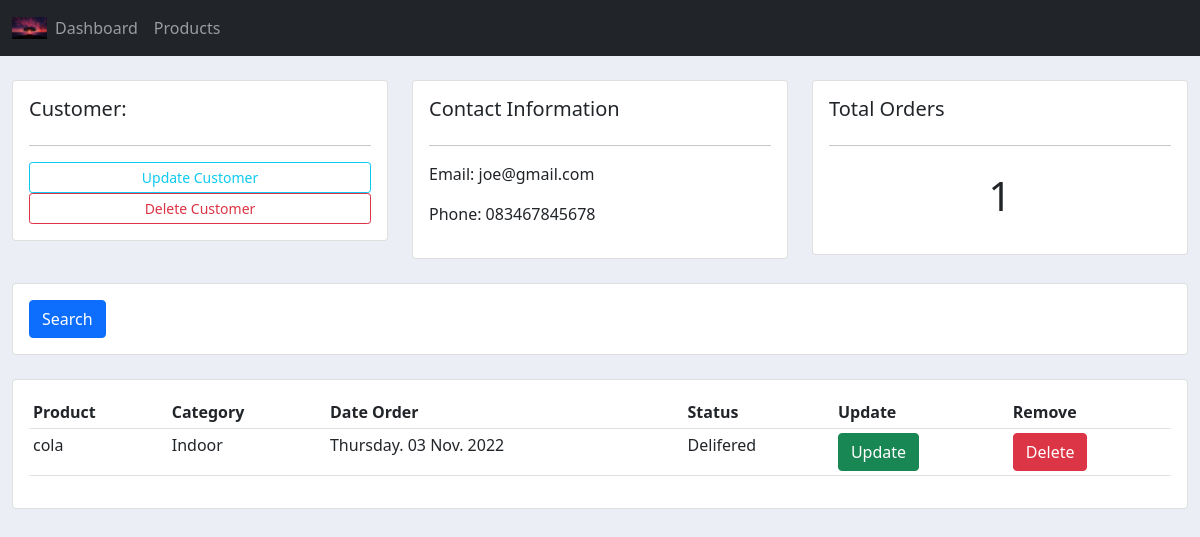
Screenshot of /customer/1 with the database file from the repository.
### data/models.py (models this page shows, shortened)
class Customer(models.Model):
    nama = models.CharField(max_length=200, blank= True, null = True)
    no_hp = models.CharField(max_length=200, blank= True, null = True)
    email = models.CharField(max_length=200, blank= True, null = True)
    date_created = models.DateTimeField(auto_now_add = True, null = True)

class Order(models.Model):
    STATUS=(
        ('Pending', 'Pending'),
        ('Out for delifery', 'Out for delifery'),
        ('Delifered', 'Delifered'),
    )
    customer  = models.ForeignKey(Customer, null=True, on_delete=models.SET_NULL)
    product  = models.ForeignKey(Product, null=True, on_delete=models.SET_NULL)
    date_created = models.DateTimeField(auto_now_add = True, null = True)
    status = models.CharField(max_length=200, null=True, choices=STATUS)

class Product(models.Model):
    CATEGORY=(
        ('Indoor', 'Indoor'),
        ('Out Door', 'Out Door'),
    )
    name = models.CharField(max_length=200, blank=True, null=True)
    price = models.IntegerField(blank=True, null=True)
    category = models.CharField(max_length=200, blank=True, null=True, choices=CATEGORY)
    description = models.CharField(max_length=200, blank=True, null=True)
    date_created = models.DateTimeField(auto_now_add = True, null = True)
    tag = models.ManyToManyField(Tag)
    def __str__(self):
        return self.name
    class Meta:
        verbose_name_plural = "Product"

### data/views.py (the view)
# urls.py: path('customer/<str:pk>',views.customer, name="customer" ),
def customer(request, pk):
    detailcustomer = Customer.objects.get(id = pk)
    order_customer = detailcustomer.order_set.all()
    total_customer = order_customer.count()
    context ={
        'customer'  : detailcustomer,
        'judul'     : 'Halaman Pelanggan',
        'menu'      : 'pelanggan',
        'data_order_customer' : order_customer,
        'data_total_customer' : total_customer,
    }
    return render(request, 'data/customer.html', context)

### data/templates/data/customer.html
{% extends "data/main.html" %}
{% block content%}
<br>
<div class="container-fluid">
    <div class="row">
        <div class="col-md-4">
            <div class="card card-body">
                <h5>Customer:</h5>
                <hr>
                <a href="" class="btn btn-outline-info btn-sm btn-block">Update Customer</a>
                <a href="" class="btn btn-outline-danger btn-sm btn-block">Delete Customer</a>
            </div>
        </div>
            <div class="col-md-4">
                <div class="card card-body">
                    <h5>Contact Information</h5>
                    <hr>
                    <p>Email: {{ customer.email }}</p>
                    <p>Phone: {{ customer.no_hp }}</p>
                </div>
            </div>
            <div class="col-md-4">
                <div class="card card-body">
                    <h5>Total Orders</h5>
                    <hr>
                    <h1 style="text-align: center; padding:10px;">{{data_total_customer}}</h1>
                </div>
            </div>
    </div>
    <br>
    <div class="row">
        <div class="col">
            <div class="card card-body">
                <form method="get">
                    <button class ="btn btn-primary" type="submit">Search</button>
                </form>
            </div>
        </div>
    </div>
    <br>
    <div class="row">
        <div class="col-md">
            <div class="card card-body">
                <table class="table table-sm">
                    <tr>
                        <th>Product</th>
                        <th>Category</th>
                        <th>Date Order</th>
                        <th>Status</th>
                        <th>Update</th>
                        <th>Remove</th>
                    </tr>
                    {% for tampil_order_customer in data_order_customer %}
                    <tr>
                        <td>{{ tampil_order_customer.product }}</td>
                        <td>{{ tampil_order_customer.product.category }}</td>
                        <td>{{ tampil_order_customer.date_created|date:"l. d N Y" }}</td>
                        <td>{{ tampil_order_customer.status }}</td>
                        <td><a href="{% url 'update_order' tampil_order_customer.id %}" class="btn btn-success">Update</a></td>
                        <td><a href="{% url 'delete_order' tampil_order_customer.id %}" class="btn btn-danger">Delete</a></td>
                    </tr>
                    {% endfor %}
                </table>
            </div>
        </div>
    </div>
</div>
{% endblock %}

### static/css/main.css (style rules this page uses)
body { background-color: #ebeff5; }

### rows the page displays
Customer: email "joe@gmail.com", no_hp "083467845678"
Order: product "cola", product.category "Indoor", date_created "Thursday. 03 Nov. 2022", status "Delifered"

### other values shown
{{ data_total_customer }} "1"
